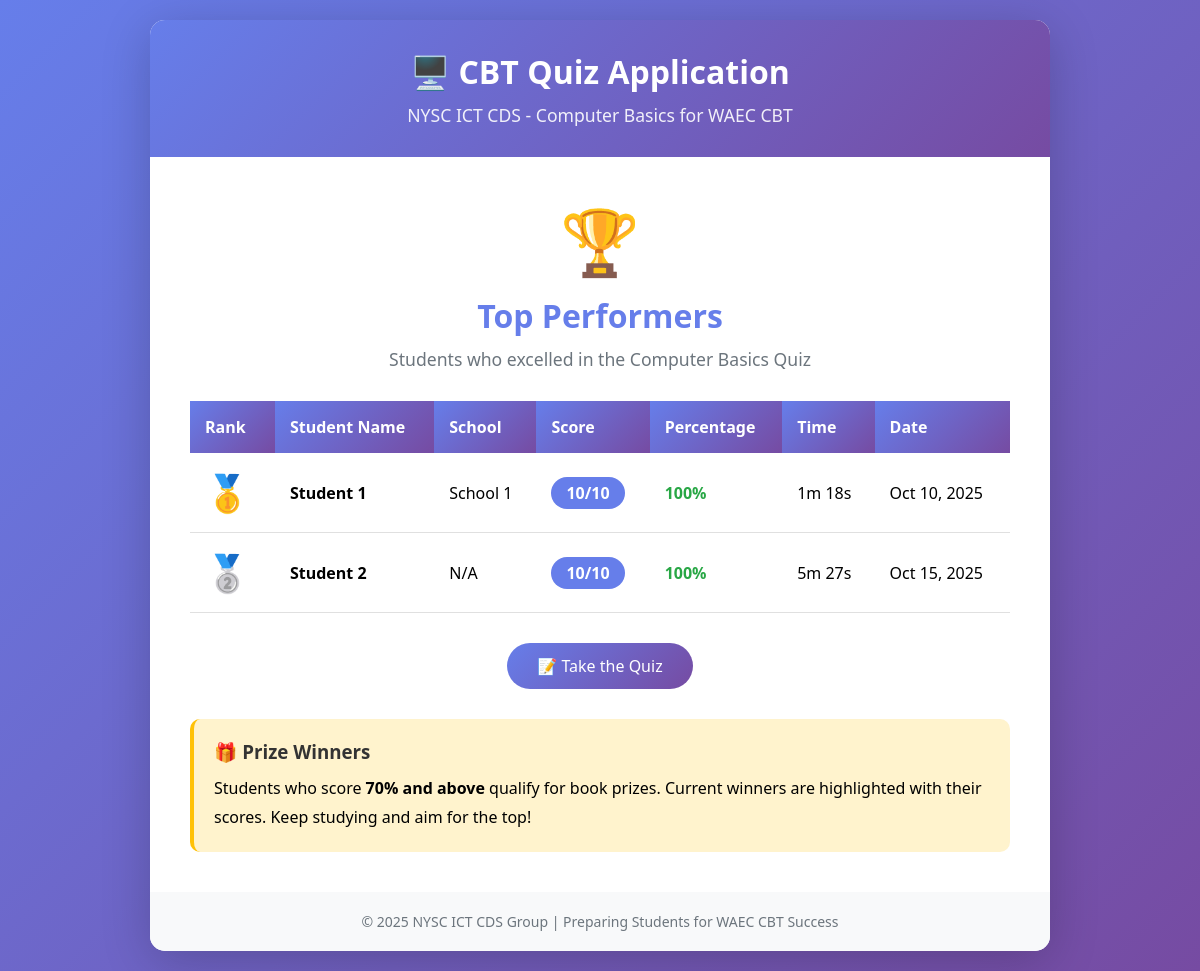
Page /leaderboard/ on the committed database.
### quiz/models.py (models this page shows, shortened)
class QuizAttempt(models.Model):
    student_name = models.CharField(max_length=100)
    school = models.CharField(max_length=200, blank=True)
    email = models.EmailField(blank=True)
    score = models.IntegerField()
    total_questions = models.IntegerField(default=10)
    attempted_at = models.DateTimeField(auto_now_add=True)
    time_taken = models.IntegerField(help_text="Time in seconds")
    @property
    def percentage(self):
        if self.score == 0 or self.total_questions == 0:
            return 0
        return (self.score / self.total_questions) * 100
    class Meta:
        ordering = ['-attempted_at']

### quiz/views.py (the view)
# urls.py: path('leaderboard/', views.leaderboard, name='leaderboard'),
def leaderboard(request):
    top_attempts = QuizAttempt.objects.order_by('-score', 'time_taken')[:10]
    context = {
        'attempts': top_attempts,
    }
    return render(request, 'quiz/leaderboard.html', context)

### quiz/templatetags/my_custom_filters.py (called while the page is built)
@register.filter
def div(value, arg):
    try:
        return float(value) / float(arg)
    except (ValueError, ZeroDivisionError):
        return None  # Handle cases where input is not a number or division by zero

@register.filter
def mod(value, arg):
    try:
        return int(value) % int(arg)
    except (ValueError, ZeroDivisionError):
        return None  # Handle cases where input is not a number or division by zero

### quiz/templates/quiz/leaderboard.html (shortened to what this page needs)
{% extends 'quiz/base.html' %}
{% load my_custom_filters %}
{% block content %}
<div class="content">
    <div class="leaderboard-header">
        <div class="trophy">🏆</div>
        <h1 style="color: #667eea; margin-bottom: 10px;">Top Performers</h1>
        <p style="color: #6c757d; font-size: 1.1em;">Students who excelled in the Computer Basics Quiz</p>
    </div>
    {% if attempts %}
    <table class="leaderboard-table">
        <thead>
            <tr>
                <th>Rank</th>
                <th>Student Name</th>
                <th>School</th>
                <th>Score</th>
                <th>Percentage</th>
                <th>Time</th>
                <th>Date</th>
            </tr>
        </thead>
        <tbody>
            {% for attempt in attempts %}
            <tr>
                <td class="rank rank-{{ forloop.counter }}">
                    {% if forloop.counter == 1 %}
                        <span class="medal">🥇</span>
                    {% elif forloop.counter == 2 %}
                        <span class="medal">🥈</span>
                    {% elif forloop.counter == 3 %}
                        <span class="medal">🥉</span>
                    {% else %}
                        {{ forloop.counter }}
                    {% endif %}
                </td>
                <td><strong>{{ attempt.student_name }}</strong></td>
                <td>{{ attempt.school|default:"N/A" }}</td>
                <td>
                    <span class="score-badge">{{ attempt.score }}/{{ attempt.total_questions }}</span>
                </td>
                <td>
                    <span class="{% if attempt.percentage >= 80 %}percentage-high{% elif attempt.percentage >= 60 %}percentage-medium{% else %}percentage-low{% endif %}">
                        {{ attempt.percentage|floatformat:0 }}%
                    </span>
                </td>
                <td>{{ attempt.time_taken|div:60|floatformat:0 }}m {{ attempt.time_taken|mod:60 }}s</td>
                <td>{{ attempt.attempted_at|date:"M d, Y" }}</td>
            </tr>
            {% endfor %}
        </tbody>
    </table>
    {% else %}
    <div style="text-align: center; padding: 40px; background: #f8f9fa; border-radius: 10px;">
        <p style="font-size: 1.2em; color: #6c757d;">No quiz attempts yet. Be the first to take the quiz!</p>
    </div>
    {% endif %}
    <div style="text-align: center; margin-top: 30px;">
        <a href="{% url 'index' %}" class="btn">
            📝 Take the Quiz
        </a>
    </div>
    <div style="background: #fff3cd; padding: 20px; border-radius: 10px; margin-top: 30px; border-left: 4px solid #ffc107;">
        <h3 style="color: #333; margin-bottom: 10px;">🎁 Prize Winners</h3>
        <p style="line-height: 1.8;">
            Students who score <strong>70% and above</strong> qualify for book prizes.
            Current winners are highlighted with their scores. Keep studying and aim for the top!
        </p>
    </div>
</div>
{% endblock %}

### quiz/templates/quiz/base.html (shortened to what this page needs)
<!DOCTYPE html>
<html lang="en">
<head>
</head>
<body>
    <div class="container">
        <div class="header">
            <h1>🖥️ CBT Quiz Application</h1>
            <p>NYSC ICT CDS - Computer Basics for WAEC CBT</p>
        </div>
        {% block content %}{% endblock %}
        <div class="footer">
            <p>&copy; 2025 NYSC ICT CDS Group | Preparing Students for WAEC CBT Success</p>
        </div>
    </div>
</body>
</html>

### quiz/templates/quiz/base.html (style rules this page uses)
* { margin: 0; padding: 0; box-sizing: border-box; }
body { font-family: 'Segoe UI', Tahoma, Geneva, Verdana, sans-serif; background: linear-gradient(135deg, #667eea 0%, #764ba2 100%); min-height: 100vh; padding: 20px; }
.container { max-width: 900px; margin: 0 auto; background: white; border-radius: 15px; box-shadow: 0 10px 50px rgba(0,0,0,0.2); overflow: hidden; }
.header { background: linear-gradient(135deg, #667eea 0%, #764ba2 100%); color: white; padding: 30px; text-align: center; }
.header h1 { font-size: 2em; margin-bottom: 10px; }
.header p { font-size: 1.1em; opacity: 0.9; }
.content { padding: 40px; }
.btn { background: linear-gradient(135deg, #667eea 0%, #764ba2 100%); color: white; padding: 12px 30px; border: none; border-radius: 25px; font-size: 16px; cursor: pointer; transition: transform 0.2s; text-decoration: none; display: inline-block; }
.footer { text-align: center; padding: 20px; background: #f8f9fa; color: #6c757d; font-size: 14px; }

### quiz/templates/quiz/leaderboard.html (style rules this page uses)
.leaderboard-header { text-align: center; margin-bottom: 30px; }
.trophy { font-size: 4em; margin-bottom: 10px; }
.leaderboard-table { width: 100%; border-collapse: collapse; margin-bottom: 30px; }
.leaderboard-table th { background: linear-gradient(135deg, #667eea 0%, #764ba2 100%); color: white; padding: 15px; text-align: left; font-weight: 600; }
.leaderboard-table td { padding: 15px; border-bottom: 1px solid #e0e0e0; }
.rank { font-size: 1.5em; font-weight: bold; width: 60px; text-align: center; }
.rank-1 { color: #FFD700; }
.rank-2 { color: #C0C0C0; }
.medal { font-size: 1.5em; margin-right: 10px; }
.score-badge { background: #667eea; color: white; padding: 5px 15px; border-radius: 20px; font-weight: bold; }
.percentage-high { color: #28a745; font-weight: bold; }

### rows in the picture
QuizAttempt: student_name "Student 1", school "School 1", score "10", total_questions "10", percentage "100", time_taken|div "1", time_taken|mod "18", attempted_at "Oct 10, 2025"
QuizAttempt: student_name "Student 2", school "N/A", score "10", total_questions "10", percentage "100", time_taken|div "5", time_taken|mod "27", attempted_at "Oct 15, 2025"
